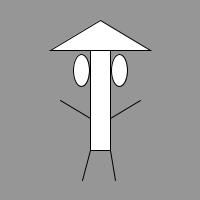
Frame 1 (no input)
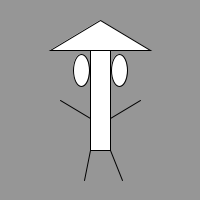
Frame 60 (the mouse pressed at the canvas centre just before this capture)
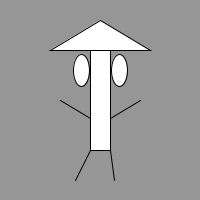
Frame 120 (the mouse held since frame 60 and released just before this capture)

The Processing sketch that drew these frames (run headless with seeded random() and noise(); from frame 60 on, the mouse is pressed at the canvas centre):

// Processing sketch: dancin_maennchen
// ── dancin_maennchen.pde

int x;

void setup(){
  size (200,200);
  frameRate(15);
  smooth();
}
 
void draw(){
  background(150);
  rectMode(CENTER);
  rect(100,100,20,100);
  ellipse(100,70,x,x);
  ellipse(81,70,16,32);
  ellipse(119,70,16,32);
  triangle(50,50,100,20,150,50);
  line(90,150,random(70,90),180);
  line(110,150,random(110,130),180);
  //haende
  line(110,118,140,100);
  line(90,118,60,100);
   
  println("koordinaten (x/y): " + mouseX + "/"+ mouseY);
}
